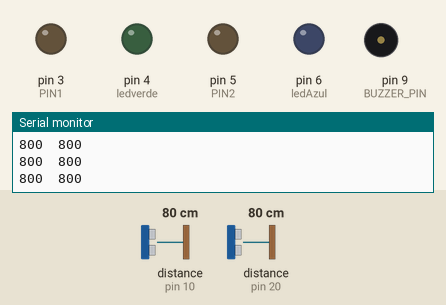
Simulated run of this sketch. Board: Arduino Uno, built with avr-gcc and run on an emulated ATmega328P. Shown: output pins drawn as LEDs (lit = HIGH), buzzer (waves = sounding), the last lines printed to the serial monitor. Inputs (shaded band) come from the test bench; at power-on: distance to the obstacle (sensors on pin 10, pin 20) 80 cm.

Above: at 2.9 s.
3.0 s: distance to the obstacle (sensor on pin 10) set to 33 cm
4.5 s: distance to the obstacle (sensor on pin 10) set to 28 cm
At 5.6 s:
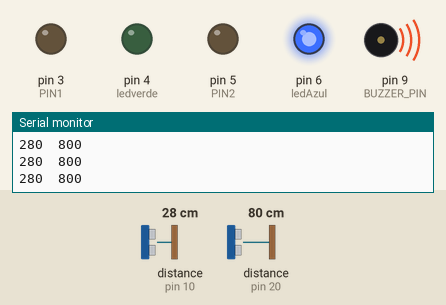
6.0 s: distance to the obstacle (sensor on pin 20) set to 44 cm
7.5 s: distance to the obstacle (sensor on pin 20) set to 37 cm
At 8.7 s:
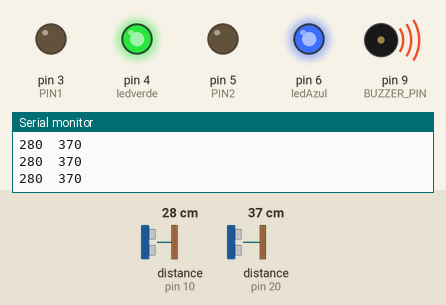
9.0 s: distance to the obstacle (sensor on pin 10) set to 35 cm
At 9.8 s:
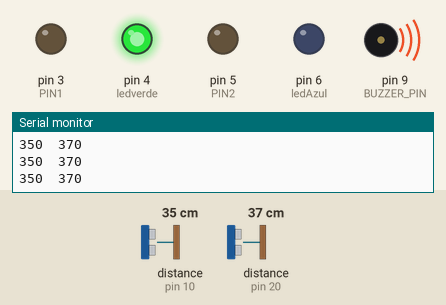
10.5 s: distance to the obstacle (sensor on pin 10) set to 2 cm
At 12.0 s:
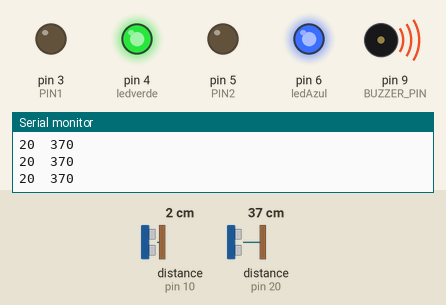
Timing chart, 0 to 13.0 s (numbered marks = the images above; inputs shaded):
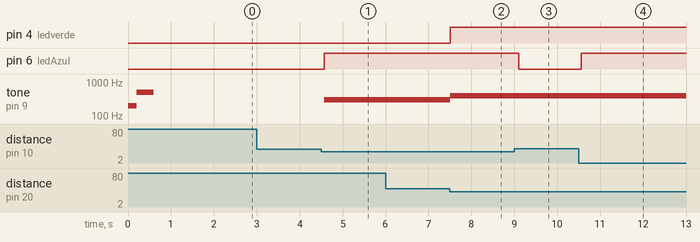

The sketch:

vl53l0x_2X_LONG_RANGE_Buzzer.ino
```cpp
/*
 * vl53l0x_multiple_test_v1
 * http://dami.azw.pt/usar-varios-vl53l0x-com-enderecos-i2c-diferentes/
 *
 *
 */


#include <Wire.h>
#include <VL53L0X.h>

VL53L0X sensor1;
VL53L0X sensor2;
#define LONG_RANGE
#define PIN1 3
#define PIN2 5

#define ledverde 4//LED D4
#define ledAzul 6//LED D6
#define BUZZER_PIN  9  // AX-1205-2 5V

void setup() {
Wire.begin();
Serial.begin (115200);

pinMode(PIN1, OUTPUT);
pinMode(PIN2, OUTPUT);
digitalWrite(PIN1, LOW);
digitalWrite(PIN2, LOW);
pinMode(ledverde, OUTPUT);
digitalWrite(ledverde, LOW);
pinMode(ledAzul, OUTPUT);
digitalWrite(ledAzul, LOW);
pinMode(BUZZER_PIN, OUTPUT);
tone(BUZZER_PIN, 200, 200); delay(200);
tone(BUZZER_PIN, 500, 400); delay(500);
delay(500);

#if defined LONG_RANGE
  // lower the return signal rate limit (default is 0.25 MCPS)
  sensor1.setSignalRateLimit(0.1);
  sensor2.setSignalRateLimit(0.1);
  // increase laser pulse periods (defaults are 14 and 10 PCLKs)
  sensor1.setVcselPulsePeriod(VL53L0X::VcselPeriodPreRange, 18);//default
  sensor1.setVcselPulsePeriod(VL53L0X::VcselPeriodFinalRange, 14);//default
  //---------
  sensor2.setVcselPulsePeriod(VL53L0X::VcselPeriodPreRange, 18);//default
  sensor2.setVcselPulsePeriod(VL53L0X::VcselPeriodFinalRange, 14);//default

#endif


pinMode(PIN1, INPUT);
delay(150);
Serial.println("00");
sensor1.init(true);

Serial.println("01");
delay(100);
sensor1.setAddress((uint8_t)10);
Serial.println("02");

pinMode(PIN2, INPUT);
delay(150);
sensor2.init(true);
Serial.println("03");
delay(100);
sensor2.setAddress((uint8_t)20);
Serial.println("04");

Serial.println("addresses set");

// end configuration
sensor1.setTimeout(500);
sensor2.setTimeout(500);
sensor1.startContinuous();
sensor2.startContinuous();

// scan i2c
Serial.println ("I2C scanner. Scanning ...");
byte count = 0;

for (byte i = 1; i < 120; i++) {

Wire.beginTransmission (i);
if (Wire.endTransmission () == 0) {
Serial.print ("Found address: ");
Serial.print (i, DEC);
Serial.print (" (0x");
Serial.print (i, HEX);
Serial.println (")");
count++;
delay (1); // maybe unneeded?
} // end of good response
} // end of for loop
Serial.println ("Done.");
Serial.print ("Found ");
Serial.print (count, DEC);
Serial.println (" device(s).");
}

void loop() {
   int distance1 =sensor1.readRangeContinuousMillimeters();// get distance for sensor 1
  int distance2 =sensor2.readRangeContinuousMillimeters();// get distance for sensor 2
  //------------------------------------------------------
  if(distance1<=300)
  {
    digitalWrite(ledAzul, HIGH);
    tone(BUZZER_PIN, 300, 300); //
  }
  else
  {
     digitalWrite(ledAzul, LOW);
  }
  //------------------------------------------------------
  if(distance2<=400)
  {
    digitalWrite(ledverde, HIGH);
    tone(BUZZER_PIN, 400, 400); //
  }
  else
  {
     digitalWrite(ledverde, LOW);
  }
//-------------------------------------------------------------
Serial.print(sensor1.readRangeContinuousMillimeters());
if (sensor1.timeoutOccurred()) { Serial.print(" TIMEOUT S1"); }
Serial.print("\t");
Serial.print(sensor2.readRangeContinuousMillimeters());
if (sensor2.timeoutOccurred()) { Serial.print(" TIMEOUT S2"); }
Serial.println();
}
```

buzzer.cpp
```cpp
/*
  A simple class to handle a buzzer
  2016-09-17
*/

#include "Arduino.h"
#include "buzzer.h"

Buzzer::Buzzer(int pin) {
  _pin = pin;
  _counter = 0;
  _disabled = false;
  pinMode(_pin, OUTPUT);
  digitalWrite(_pin, LOW);
}

void Buzzer::buzz() {
  if (!_disabled)
    _counter = 1;
}

void Buzzer::buzz(int duration) {
  if (!_disabled)
    _counter = duration;
}

void Buzzer::buzzBlocking(int duration_ms) {
  if (!_disabled) {
    digitalWrite(_pin, HIGH);
    delay(duration_ms);
    digitalWrite(_pin, LOW);
  }
}

void Buzzer::disable() {
  _disabled = true;
}

void Buzzer::enable() {
  _disabled = false;
}

bool Buzzer::isEnabled() {
  return !_disabled;
}

void Buzzer::doUpdate() {
  if (_counter <= 0) {
    digitalWrite(_pin, LOW);
  } else {
    _counter--;
    digitalWrite(_pin, HIGH);
  }
}
```

buzzer.h
```cpp
/*
  A simple class to handle a buzzer
  2016-09-17
*/

#ifndef Buzzer_h
#define Buzzer_h

#include "Arduino.h"

class Buzzer
{
  public:
    Buzzer(int pin);

    void buzz();
    void buzz(int duration);
    void buzzBlocking(int duration_ms);
    void disable();
    void enable();
    bool isEnabled();
    void doUpdate();

  private:
    int _pin;
    int _counter;
    bool _disabled;
};

#endif
```

Measured:
- the behaviour switches between 31 and 30 cm on distance to the obstacle (sensor on pin 10) (found by bisection; images 0 and 1)
- the behaviour switches between 41 and 40 cm on distance to the obstacle (sensor on pin 20) (found by bisection; images 1 and 2)
- after the input at 4.5 s, pin 6 (ledAzul): LOW → HIGH after 0.08 s; tone on pin 9 (BUZZER_PIN): silent → 300 Hz after 0.08 s
- after the input at 7.5 s, pin 4 (ledverde): LOW → HIGH at once; tone on pin 9 (BUZZER_PIN): 300 Hz → 400 Hz at once
- after the input at 9.0 s, pin 6 (ledAzul): HIGH → LOW after 0.10 s
- after the input at 10.5 s, pin 6 (ledAzul): LOW → HIGH after 0.06 s
